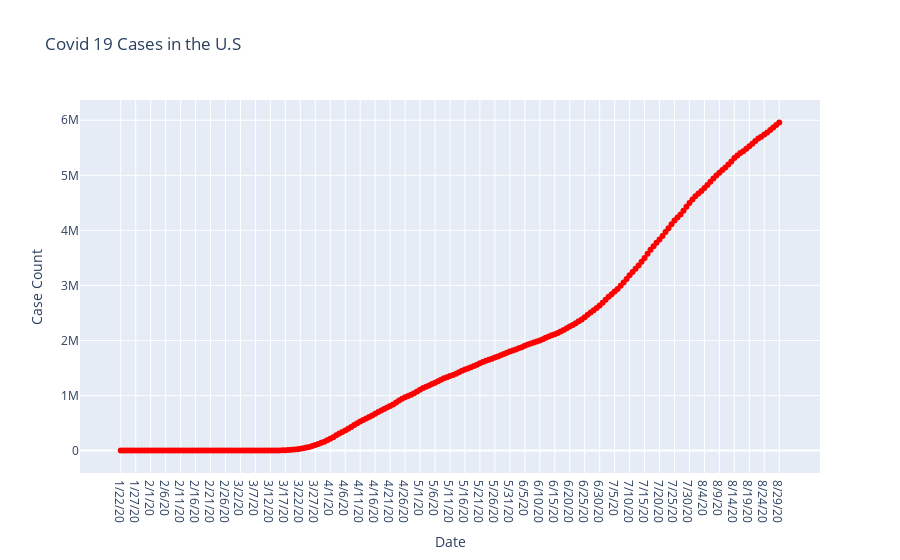

The notebook cell saved with this chart:
### Code cell
import plotly.graph_objs as go
import plotly.offline as pyo
pyo.offline.init_notebook_mode(connected=True)
fig = go.Figure()
fig.add_trace(go.Scatter(x=dates, y=US_cases,
                    line_color='#FF0000',
                    mode='markers',
                    name='lines'
                        ))
fig.update_layout(
    title="Covid 19 Cases in the U.S",
    xaxis_title="Date",
    yaxis_title="Case Count",
)

value = US_cases[-1]
print("There are",f"{value:,}","confirmed cases in the US")
fig.show()

### Figure 1 — Plotly figure (JSON) as saved in the notebook; plotly's stock layout.template omitted (floating-point values rounded to 4 significant figures; data arrays with more than 128 entries replaced by an {"elided": "..."} marker saying what was removed)
{"data": [{"line": {"color": "#FF0000"}, "mode": "markers", "name": "lines", "type": "scatter", "x": {"elided": "221 str values"}, "y": {"elided": "221 int values"}}], "layout": {"title": {"text": "Covid 19 Cases in the U.S"}, "xaxis": {"title": {"text": "Date"}}, "yaxis": {"title": {"text": "Case Count"}}}}
